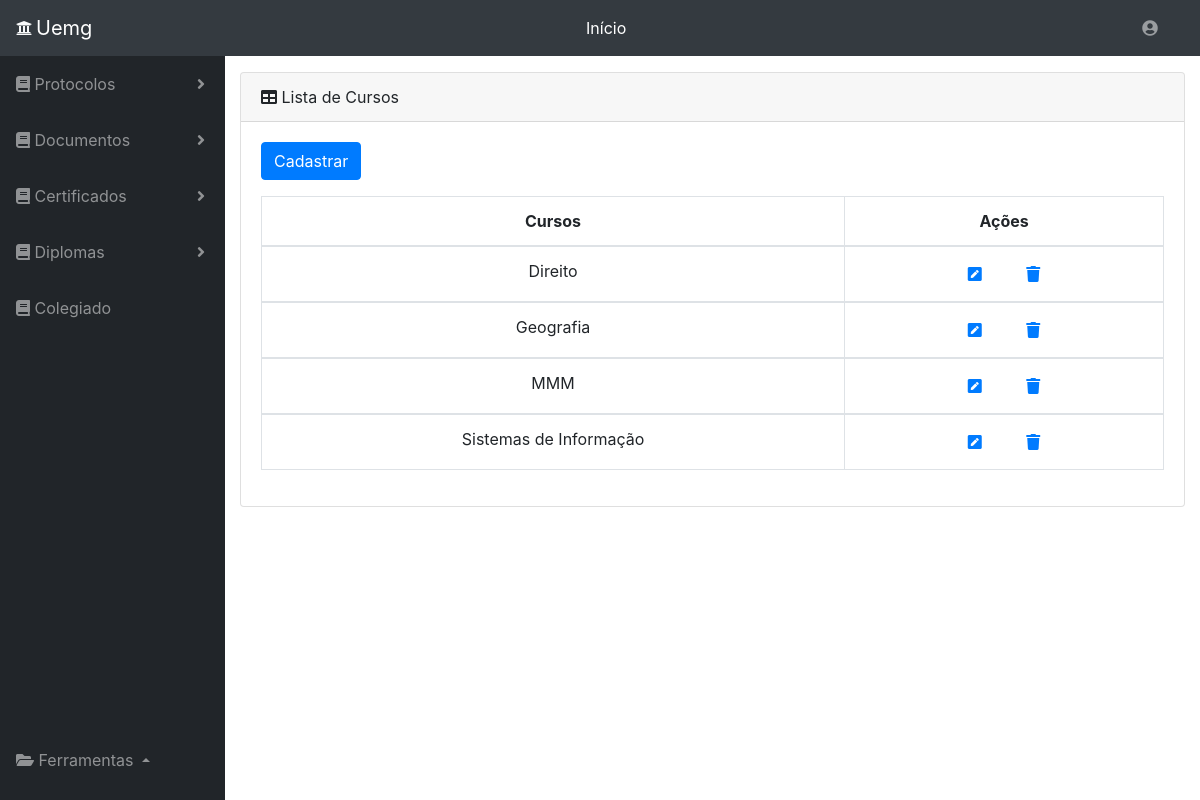
The page /listacursos.php on the database its author committed.
### tables this page shows
CREATE TABLE `curso` (
  `id` int(11) NOT NULL,
  `curso` varchar(255) NOT NULL
);

### listacursos.php (the view, shortened to what this page needs)
<!DOCTYPE html>
<html>
<head>
    <link rel="stylesheet" href="https://stackpath.bootstrapcdn.com/bootstrap/4.1.3/css/bootstrap.min.css">
    <link rel="stylesheet" type="text/css" media="screen" href="menu.css" />
    <link rel="stylesheet" href="https://use.fontawesome.com/releases/v5.5.0/css/all.css">
</head>
<body id="page-top">
    <nav class="navbar navbar-expand navbar-dark bg-dark static-top">
        <i class="fas fa-university text-light mr-1"></i>
        <a class="navbar-brand mr-1" href="menu.php">Uemg</a>
        <form class="d-none d-md-inline-block form-inline ml-auto mr-0 mr-md-3 my-2 my-md-0">
            <ul class="navbar-nav ml-auto ml-md-0">
                <li class="nav-item dropdown no-arrow">
                    <a class="nav-link dropdown-toggle text-white" href="menu.php" id="userDropdown" role="button">
                        Início
                    </a>
                </li>
            </ul>
        </form>
        <form class="d-none d-md-inline-block form-inline ml-auto mr-0 mr-md-3 my-2 my-md-0">
            <ul class="navbar-nav ml-auto ml-md-0">
                <li class="nav-item dropdown no-arrow">
                    <a class="nav-link dropdown-toggle" href="#" id="userDropdown" role="button" data-toggle="dropdown" aria-haspopup="true" aria-expanded="false">
                        <i class="fas fa-user-circle fa-fw"></i>
                    </a>
                </li>
            </ul>
        </form>
    </nav>
    <div id="wrapper">
        <?php include_once 'side_bar.php'; ?>
        <div id="content-wrapper">
            <div class="container-fluid">
                <div class="card mb-3">
                    <div class="card-header">
                        <i class="fas fa-table"></i>
                        Lista de Cursos</div>
                    <div class="card-body">
                        <div class="table-responsive">
                            <form action="addcurso.php">
                                <input type="submit" style="cursor: pointer;" class="mb-3 btn btn-primary" value="Cadastrar">
                                <form>
                                    <table class="table table-bordered" id="dataTable" width="100%" cellspacing="0">
                                        <th class="text-center"> Cursos</th>
                                        <th class="text-center"> Ações</th>
                                        <?php
                                        $servername = "127.0.0.1";
                                        $database = "protocolos";
                                        $username = "root";
                                        $password = "";
                                        $conn = mysqli_connect($servername, $username, $password, $database);
                                        $sql = "SELECT * FROM curso ORDER BY curso ASC";
                                        $consulta = mysqli_query($conn, $sql);
                                        while ($dados = mysqli_fetch_assoc($consulta)) {
                                          echo "<tbody>";
                                          echo "<tr>";
                                          echo "<td>" . $dados['curso'] . "</td>";
                                          echo "<td>";
                                          ?>
                                        <form>
                                            <button type="submit" style="cursor: pointer;" class=" mr-4" formaction="alteracurso.php"><i class="fas fa-pen-square text-primary" title="Editar" aria-hidden="true"></i></button>
                                            <button type="submit" style="cursor: pointer;" data-toggle="modal" data-target="#excluirModal<?php echo $dados['id']; ?>" onclick="excluirModal()"><i class="fa fa-trash text-primary" title="Excluir" aria-hidden="true"></i></button>
                                        </form>
                                        </td>
                                        </tr>
                                        </tbody>
                                        <?php
                                      } ?>
                                    </table>
                        </div>
                    </div>
                </div>
            </div>
        </div>
    </div>
</body>
</html>

### menu.css (style rules this page uses)
html { position: relative; min-height: 100%; }
body { height: 100%; }
#wrapper { display: -webkit-box; display: -ms-flexbox; display: flex; }
#wrapper #content-wrapper { overflow-x: hidden; width: 100%; padding-top: 1rem; padding-bottom: 80px; }
.navbar-nav .nav-item.dropdown .dropdown-toggle::after { width: 1rem; text-align: center; float: right; vertical-align: 0; border: 0; font-weight: 900; content: '\f105'; font-family: 'Font Awesome 5 Free'; }
.navbar-nav .nav-item.dropdown.no-arrow .dropdown-toggle::after { display: none; }
:root { --input-padding-x: 0.75rem; --input-padding-y: 0.75rem; }
table { width: 100%; }
table tbody td { height: 40px; text-align:center; }
button { background-color: white; border-style: solid; border-color: white; }

### listacursos.php (style rules this page uses)
button { background-color: white; border-style: solid; border-color: white; }

### rows shown on the page
curso: curso "Direito"
curso: curso "Geografia"
curso: curso "MMM"
curso: curso "Sistemas de Informação"
